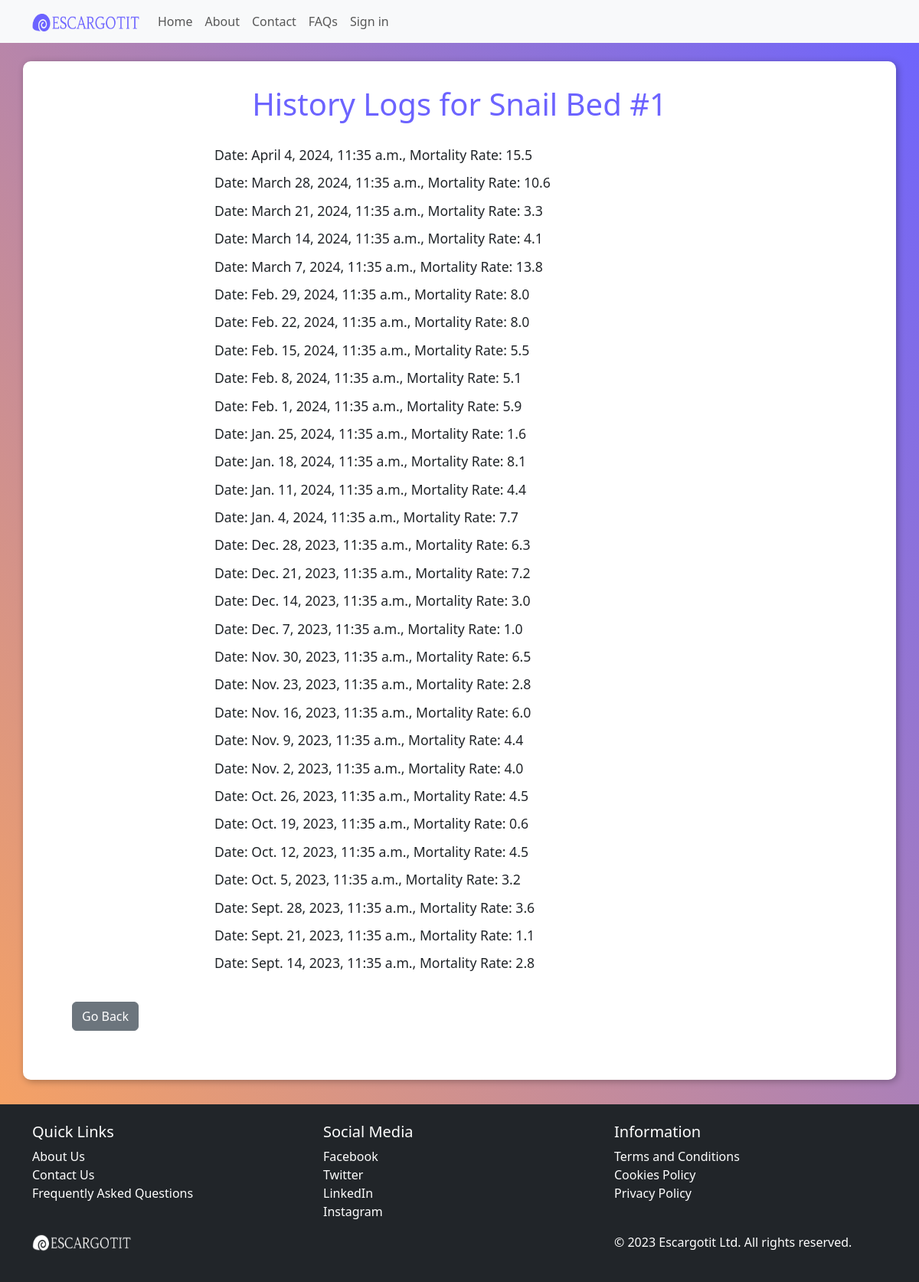
The app's page /view_mortality_rate_history/384/ with its own data.
### core/models.py (models this page shows, shortened)
class SnailBed(models.Model):
    bed_name = models.CharField(max_length=100, unique=False, null=True, blank=True)
    user = models.ForeignKey(AdminUser, on_delete=models.CASCADE, null=True, blank=True, db_constraint=False)
    employee = models.ForeignKey(EmployeeUser, on_delete=models.SET_NULL, null=True, blank=True, db_constraint=False)
    snail_amount = models.IntegerField(null=True, blank=True)
    hatch_rate = models.ForeignKey('SnailHatchRate', on_delete=models.SET_NULL, null=True, blank=True)
    mortality_rate = models.ForeignKey('SnailMortalityRate', on_delete=models.SET_NULL, null=True, blank=True)
    maturity_rate = models.ForeignKey('TimeTakenToMature', on_delete=models.SET_NULL, null=True, blank=True)
    snail_feed = models.ForeignKey('SnailFeed', on_delete=models.SET_NULL, null=True, blank=True)

class SnailMortalityRate(models.Model):
    snail_bed = models.ForeignKey(SnailBed, on_delete=models.CASCADE)
    preexisting_snail_amount = models.IntegerField(null=True, blank=True)
    expired_snail_amount = models.IntegerField(default=0)
    mortality_rate_percentage = models.DecimalField(max_digits=5, decimal_places=2, null=True, blank=True)
    datetime = models.DateTimeField(default=timezone.now)
    @property
    def mortality_rate_percentage(self):
        if self.preexisting_snail_amount > 0:
            return round( (self.expired_snail_amount / self.preexisting_snail_amount) * 100 , 1)
        else:
            return 0

### core/views.py (the view)
# urls.py: path('view_mortality_rate_history/<int:snail_bed_id>/', views.SnailMortalityRateListView.as_view(), name='view_mortality_rate_history'),
class SnailMortalityRateListView(ListView):
    model = SnailMortalityRate
    template_name = 'history.html'
    context_object_name = 'history_data'
    def get_queryset(self):
        snail_bed = get_object_or_404(SnailBed, id=self.kwargs['snail_bed_id'])
        return SnailMortalityRate.objects.filter(snail_bed=snail_bed).order_by('-datetime')
    def get_context_data(self, **kwargs):
        context = super().get_context_data(**kwargs)
        context['snail_bed'] = get_object_or_404(SnailBed, id=self.kwargs['snail_bed_id'])
        return context

### core/templatetags/filters.py (called while the page is built)
@register.filter
def classname(obj):
    return obj.__class__.__name__

### templates/history.html (shortened to what this page needs)
{% extends "base/base.html" %}
{% load static %}
{% load filters %}
{% block scripts %}
    <link href="{% static 'css/history.css' %}" rel="stylesheet" type="text/css">
{% endblock %}
{% block content %}
<div class="main container mt-4">
    <h1>History Logs for {{ snail_bed.bed_name }}</h1>
    {% if history_data %}
        <ul>
            {% for record in history_data %}
                {% with record|classname as modelclass %}
                    {% if modelclass == "SnailHatchRate" %}
                        <li>Date: {{ record.datetime }},
                            Hatch Rate: {{ record.hatch_rate_percentage }}</li>
                    {% elif modelclass == "SnailMortalityRate" %}
                        <li>Date: {{ record.datetime }},
                            Mortality Rate: {{ record.mortality_rate_percentage }}</li>
                    {% elif modelclass == "SnailFeed" %}
                        <li>Date Feed given: {{ record.consumed_on }},
                            Grams of Feed given: {{ record.grams_feed_given }}</li>
                    {% endif %}
                {% endwith %}
            {% endfor %}
        </ul>
    {% else %}
        <h3> No data available </h3>
    {% endif %}
    <div id="button-container">
        <a class="btn btn-secondary" href="{% url 'dashboard' %}">Go Back</a>
     </div>
</div>
{% endblock %}

### static/css/history.css (style rules this page uses)
body { background: linear-gradient(to bottom left, #6c63ff, #ffa659); }
.main.container { background-color: white; box-shadow: 2px 2px 10px rgba(0, 0, 0, 0.3); border-radius: 10px; margin-top: 2rem; margin-bottom: 2rem; padding: 1rem 3rem; }
h1 { color: #6c63ff; padding: 1rem; text-align: center; }
.main ul { padding-left: 0; display: flex; flex-direction: column; align-content: center; align-items: flex-start; justify-content: flex-start; width: 40rem; margin-left: auto; margin-right: auto; }
.main li { list-style-type: none; font-size: 1.1rem; margin-top: 5px; margin-bottom: 5px; }
#button-container { padding: 1rem; margin-bottom: 2rem; }

### records on screen
SnailBed: bed_name "Snail Bed #1"
SnailMortalityRate: datetime "April 4, 2024, 11:35 a.m.", mortality_rate_percentage "15.5"
SnailMortalityRate: datetime "March 28, 2024, 11:35 a.m.", mortality_rate_percentage "10.6"
SnailMortalityRate: datetime "March 21, 2024, 11:35 a.m.", mortality_rate_percentage "3.3"
SnailMortalityRate: datetime "March 14, 2024, 11:35 a.m.", mortality_rate_percentage "4.1"
SnailMortalityRate: datetime "March 7, 2024, 11:35 a.m.", mortality_rate_percentage "13.8"
SnailMortalityRate: datetime "Feb. 29, 2024, 11:35 a.m.", mortality_rate_percentage "8.0"
SnailMortalityRate: datetime "Feb. 22, 2024, 11:35 a.m.", mortality_rate_percentage "8.0"
SnailMortalityRate: datetime "Feb. 15, 2024, 11:35 a.m.", mortality_rate_percentage "5.5"
SnailMortalityRate: datetime "Feb. 8, 2024, 11:35 a.m.", mortality_rate_percentage "5.1"
SnailMortalityRate: datetime "Feb. 1, 2024, 11:35 a.m.", mortality_rate_percentage "5.9"
SnailMortalityRate: datetime "Jan. 25, 2024, 11:35 a.m.", mortality_rate_percentage "1.6"
SnailMortalityRate: datetime "Jan. 18, 2024, 11:35 a.m.", mortality_rate_percentage "8.1"
SnailMortalityRate: datetime "Jan. 11, 2024, 11:35 a.m.", mortality_rate_percentage "4.4"
SnailMortalityRate: datetime "Jan. 4, 2024, 11:35 a.m.", mortality_rate_percentage "7.7"
SnailMortalityRate: datetime "Dec. 28, 2023, 11:35 a.m.", mortality_rate_percentage "6.3"
SnailMortalityRate: datetime "Dec. 21, 2023, 11:35 a.m.", mortality_rate_percentage "7.2"
SnailMortalityRate: datetime "Dec. 14, 2023, 11:35 a.m.", mortality_rate_percentage "3.0"
SnailMortalityRate: datetime "Dec. 7, 2023, 11:35 a.m.", mortality_rate_percentage "1.0"
SnailMortalityRate: datetime "Nov. 30, 2023, 11:35 a.m.", mortality_rate_percentage "6.5"
SnailMortalityRate: datetime "Nov. 23, 2023, 11:35 a.m.", mortality_rate_percentage "2.8"
SnailMortalityRate: datetime "Nov. 16, 2023, 11:35 a.m.", mortality_rate_percentage "6.0"
SnailMortalityRate: datetime "Nov. 9, 2023, 11:35 a.m.", mortality_rate_percentage "4.4"
SnailMortalityRate: datetime "Nov. 2, 2023, 11:35 a.m.", mortality_rate_percentage "4.0"
SnailMortalityRate: datetime "Oct. 26, 2023, 11:35 a.m.", mortality_rate_percentage "4.5"
SnailMortalityRate: datetime "Oct. 19, 2023, 11:35 a.m.", mortality_rate_percentage "0.6"
SnailMortalityRate: datetime "Oct. 12, 2023, 11:35 a.m.", mortality_rate_percentage "4.5"
SnailMortalityRate: datetime "Oct. 5, 2023, 11:35 a.m.", mortality_rate_percentage "3.2"
SnailMortalityRate: datetime "Sept. 28, 2023, 11:35 a.m.", mortality_rate_percentage "3.6"
SnailMortalityRate: datetime "Sept. 21, 2023, 11:35 a.m.", mortality_rate_percentage "1.1"
SnailMortalityRate: datetime "Sept. 14, 2023, 11:35 a.m.", mortality_rate_percentage "2.8"
